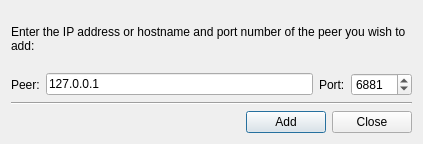
<ui version="4.0" >
 <class>AddPeersDlg</class>
 <widget class="QDialog" name="AddPeersDlg" >
  <property name="geometry" >
   <rect>
    <x>0</x>
    <y>0</y>
    <width>423</width>
    <height>144</height>
   </rect>
  </property>
  <property name="windowTitle" >
   <string>Dialog</string>
  </property>
  <layout class="QVBoxLayout" >
   <item>
    <widget class="QLabel" name="label_3" >
     <property name="text" >
      <string>Enter the IP address or hostname and port number of the peer you wish to add:</string>
     </property>
     <property name="wordWrap" >
      <bool>true</bool>
     </property>
    </widget>
   </item>
   <item>
    <layout class="QHBoxLayout" >
     <item>
      <layout class="QHBoxLayout" >
       <item>
        <widget class="QLabel" name="label_2" >
         <property name="text" >
          <string>Peer:</string>
         </property>
        </widget>
       </item>
       <item>
        <widget class="QLineEdit" name="m_ip" >
         <property name="toolTip" >
          <string>&lt;html>&lt;head>&lt;meta name="qrichtext" content="1" />&lt;style type="text/css">
p, li { white-space: pre-wrap; }
&lt;/style>&lt;/head>&lt;body style=" font-family:'OpenSymbol'; font-size:9pt; font-weight:400; font-style:normal;">
&lt;p style=" margin-top:0px; margin-bottom:0px; margin-left:0px; margin-right:0px; -qt-block-indent:0; text-indent:0px;">The IP address or hostname of the peer you want to connect to, should be put here.&lt;/p>
&lt;p style="-qt-paragraph-type:empty; margin-top:0px; margin-bottom:0px; margin-left:0px; margin-right:0px; -qt-block-indent:0; text-indent:0px;">&lt;/p>
&lt;p style=" margin-top:0px; margin-bottom:0px; margin-left:0px; margin-right:0px; -qt-block-indent:0; text-indent:0px;">&lt;span style=" font-weight:600;">Note:&lt;/span> We accept both IPv4 and IPv6 addresses&lt;/p>&lt;/body>&lt;/html></string>
         </property>
         <property name="text" >
          <string>127.0.0.1</string>
         </property>
        </widget>
       </item>
      </layout>
     </item>
     <item>
      <layout class="QHBoxLayout" >
       <item>
        <widget class="QLabel" name="label" >
         <property name="text" >
          <string>Port:</string>
         </property>
        </widget>
       </item>
       <item>
        <widget class="QSpinBox" name="m_port" >
         <property name="minimumSize" >
          <size>
           <width>50</width>
           <height>0</height>
          </size>
         </property>
         <property name="minimum" >
          <number>1</number>
         </property>
         <property name="maximum" >
          <number>65535</number>
         </property>
         <property name="value" >
          <number>6881</number>
         </property>
        </widget>
       </item>
      </layout>
     </item>
    </layout>
   </item>
   <item>
    <widget class="Line" name="line" >
     <property name="orientation" >
      <enum>Qt::Horizontal</enum>
     </property>
    </widget>
   </item>
   <item>
    <layout class="QHBoxLayout" >
     <item>
      <spacer>
       <property name="orientation" >
        <enum>Qt::Horizontal</enum>
       </property>
       <property name="sizeHint" >
        <size>
         <width>40</width>
         <height>20</height>
        </size>
       </property>
      </spacer>
     </item>
     <item>
      <widget class="KPushButton" name="m_add" >
       <property name="text" >
        <string>Add</string>
       </property>
      </widget>
     </item>
     <item>
      <widget class="KPushButton" name="m_close" >
       <property name="text" >
        <string>Close</string>
       </property>
      </widget>
     </item>
    </layout>
   </item>
  </layout>
 </widget>
 <customwidgets>
  <customwidget>
   <class>KPushButton</class>
   <extends>QPushButton</extends>
   <header location="global" >kpushbutton.h</header>
  </customwidget>
 </customwidgets>
 <resources/>
 <connections/>
</ui>
